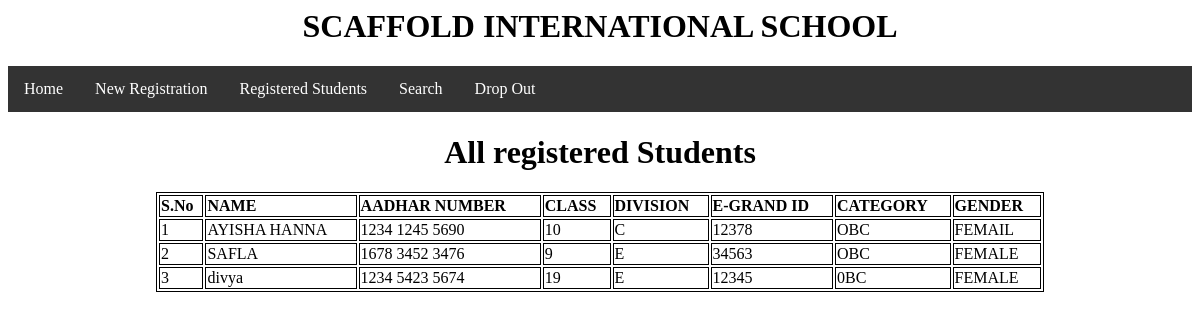
/exist/, run on the app's committed database.
### student/models.py (models this page shows)
class stud(models.Model):
    s_name = models.CharField(max_length=30)
    s_aadhar = models.CharField(max_length=30)
    s_class = models.CharField(max_length=30)
    s_division = models.CharField(max_length=30)
    s_egrantid = models.CharField(max_length=30)
    s_category = models.CharField(max_length=30)
    s_gender = models.CharField(max_length=30)

### student/views.py (the view)
# urls.py: path('exist/', views.existing),
def existing(request):
    title="All registered Students"
    queryset = stud.objects.all()
    context={
    "title":title,
    "queryset":queryset,
    }
    return render(request,'existing.html',context)

### templates/existing.html (shortened to what this page needs)
<html>
{% include "base.html" %}
<center><h1>{{title}}</h1></center>
<table align="center" border="2" style="width:75%" style="height:300px" >
    <thead>
        <tr>
            <td><b>S.No</b></td>
            <td><b>NAME</b></td>
            <td><b>AADHAR NUMBER</b></td>
            <td><b>CLASS</b></td>
            <td><b>DIVISION</b></td>
            <td><b>E-GRAND ID</b></td>
            <td><b>CATEGORY</b></td>
            <td><b>GENDER</b></td>
        </tr>
    </thead>
        {% for k in queryset %}
            <tbody>
            <tr>
            <td>{{forloop.counter}}</td>
            <td>{{k.s_name}}</td>
            <td>{{k.s_aadhar}}</td>
            <td>{{k.s_class}}</td>
            <td>{{k.s_division}}</td>
            <td>{{k.s_egrantid}}</td>
            <td>{{k.s_category}}</td>
            <td>{{k.s_gender}}</td>
            </tr>
            </tbody>
        {% endfor %}
</table>
</html>

### templates/base.html (shortened to what this page needs)
<head>
</head>
<center><h1>SCAFFOLD INTERNATIONAL SCHOOL</h1></center>
<ul>
  <li><a href="/home">Home</a></li>
  <li><a href="/reg">New Registration</a></li>
  <li><a href="/exist">Registered Students</a></li>
  <li><a href="/search">Search</a></li>
  <li><a href="/drop">Drop Out</a></li>
</ul>

### templates/base.html (style rules this page uses)
ul { list-style-type: none; margin: 0; padding: 0; overflow: hidden; background-color: #333; }
li { float: left; }
li a { display: block; color: white; text-align: center; padding: 14px 16px; text-decoration: none; }

### templates/existing.html (style rules this page uses)
table, th, td { border: 1px solid black; }

### data on the page
stud: s_name "AYISHA HANNA", s_aadhar "1234 1245 5690", s_class "10", s_division "C", s_egrantid "12378", s_category "OBC", s_gender "FEMAIL"
stud: s_name "SAFLA", s_aadhar "1678 3452 3476", s_class "9", s_division "E", s_egrantid "34563", s_category "OBC", s_gender "FEMALE"
stud: s_name "divya", s_aadhar "1234 5423 5674", s_class "19", s_division "E", s_egrantid "12345", s_category "0BC", s_gender "FEMALE"

### other printed values
{{ title }} "All registered Students"
